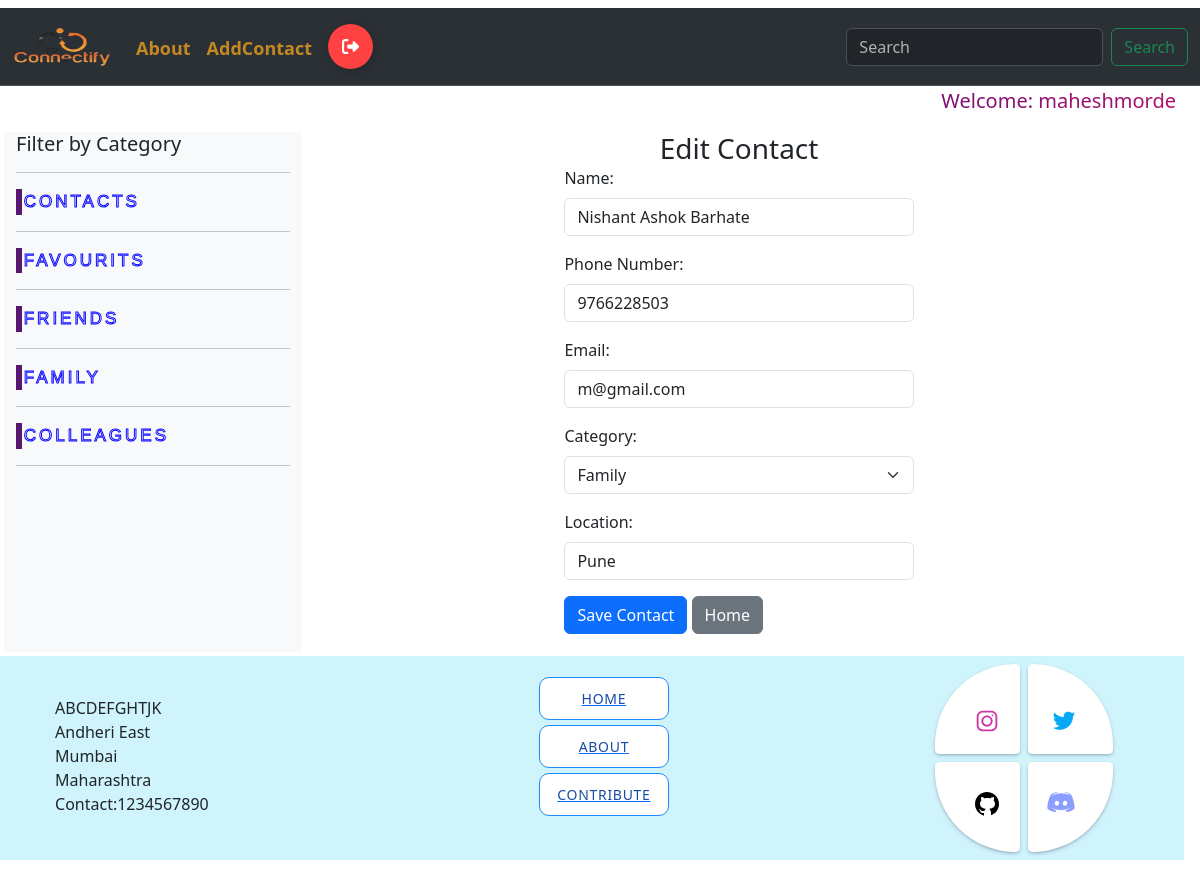
The app's page /edit_contact/29 (signed in) with its own data.
### connect/models.py (models this page shows, shortened)
class Contact(models.Model):
    cat_choice = [
        (1, "Friends"),
        (2, "Family"),
        (3, "Office")
    ]
    name = models.CharField(max_length=255, verbose_name="Name")
    phone_number = models.CharField(max_length=20, verbose_name="Phon Number")
    email = models.EmailField()
    addtoFva = models.BooleanField(default=False)
    category = models.IntegerField(choices=cat_choice, blank=True)
    location = models.CharField(max_length=255)
    uname = models.CharField(max_length=255)

### connect/views.py (the view, shortened to what this page needs)
# urls.py: path("edit_contact/<int:cid>", views.edit_Contact, name="edit_contact"),
@login_required
def edit_Contact(request,cid):
    Cont = Contact.objects.get(id=cid)
    return render(request, 'edit_contact.html', locals())

### connect/templates/edit_contact.html (shortened to what this page needs)
 {% include "header.html" %}
 <head>
</head>
<div class="row p-3">
    <div class="col-md-3 bg-light" style="min-height: 55vh; max-height: auto;">
        <h5>
            Filter by Category
        </h5>
        <hr>
        <a href="/home"><button class="button" data-text="Awesome">
            <span class="actual-text">&nbsp;Contacts&nbsp;</span>
            <span aria-hidden="true" class="hover-text">&nbsp;Contacts&nbsp;</span>
        </button></a> <hr>
        <a href="/fav"><button class="button" data-text="Awesome">
            <span class="actual-text">&nbsp;Favourits&nbsp;</span>
            <span aria-hidden="true" class="hover-text">&nbsp;Favourits&nbsp;</span>
        </button></a> <hr>
        <a href="/1"><button class="button" data-text="Awesome">
            <span class="actual-text">&nbsp;Friends&nbsp;</span>
            <span aria-hidden="true" class="hover-text">&nbsp;Friends&nbsp;</span>
        </button></a> <hr>
        <a href="/2"><button class="button" data-text="Awesome">
            <span class="actual-text">&nbsp;Family&nbsp;</span>
            <span aria-hidden="true" class="hover-text">&nbsp;Family&nbsp;</span>
        </button></a> <hr>
        <a href="/3"><button class="button" data-text="Awesome">
            <span class="actual-text">&nbsp;Colleagues&nbsp;</span>
            <span aria-hidden="true" class="hover-text">&nbsp;Colleagues&nbsp;</span>
        </button></a> <hr>
    </div>
    <div class="row col-md-4 justify-content-center p-10" style="margin-left: 20%;">
        <div style="margin-bottom: 5%;">
            <div>
                <div class="card-header">
                    <h3 class="card-title text-center">Edit Contact</h3>
                </div>
                <div>
                    <form method="POST" action="{% url 'edit_contact' cid=Cont.id%}" class="needs-validation" novalidate>
                        <div class="mb-3">
                            <label for="Name" class="form-label">Name:</label>
                            <input type="text" class="form-control" name="Name" value="{{Cont.name}}" required>
                        </div>
                        <div class="mb-3">
                            <label for="Number" class="form-label">Phone Number:</label>
                            <input type="text" class="form-control" name="Number" value="{{Cont.phone_number}}" required>
                        </div>
                        <div class="mb-3">
                            <label for="email" class="form-label">Email:</label>
                            <input type="email" class="form-control" name="email" value="{{Cont.email}}" required>
                        </div>
                        <div class="mb-3">
                            <label for="category" class="form-label">Category:</label>
                            <select class="form-select" name="category" required>
                                <option value="2" {% if Cont.category == 2 %}selected{% endif %}>Family</option>
                            </select>
                        </div>
                        <div class="mb-3">
                            <label for="Location" class="form-label">Location:</label>
                            <input type="text" class="form-control" name="Location" value="{{Cont.location}}" required>
                        </div>
                        <button type="submit" class="btn btn-primary">Save Contact</button>
                        <a href="/home" class="btn btn-secondary">Home</a>
                    </form>
                </div>
            </div>
        </div>
    </div>
    {% include "footer.html" %}
</div>

### connect/templates/header.html (shortened to what this page needs)
{% load static %}
<!DOCTYPE html>
<html lang="en">
<head>
    <link rel = "stylesheet" href="{% static 'css/bootstrap.min.css' %}">
    <link rel="stylesheet" href="https://cdn.jsdelivr.net/npm/bootstrap-icons@1.11.2/font/bootstrap-icons.min.css">
    <link rel="stylesheet" href="https://cdnjs.cloudflare.com/ajax/libs/font-awesome/6.0.0/css/all.min.css"
/>
</head>
<body>
  <div class="con">
    <div class="row">
        <div class="col-md-12 mt-2">
            <nav class="navbar navbar-expand-lg bg-body-tertiary navbar bg-dark border-bottom border-body" data-bs-theme="dark">
                <div class="container-fluid">
                  <a class="navbar-brand" href="/home"><img src="{% static 'images/app_crop_logo.png' %}" style="height: 40px; width: 100px;"></a>
                  <div class="collapse navbar-collapse" id="navbarSupportedContent">
                    <ul class="navbar-nav me-auto mb-2 mb-lg-0">
                      <li class="nav-item">
                        <a class="nav-link" href="{% url 'about' %}" style="font-weight: bold; font-size: large; margin-top: 11px; color: #c38822;">About</a>
                      </li>
                    <li class="nav-item">
                      <a class="nav-link" href="{% url 'add_contact' %}" style="font-weight: bold; font-size: large; margin-top: 11px; color: #c38822;">AddContact</a>
                    </li>
                    {% if user.is_authenticated %}
                    <li class="nav-item">
                      <a class="nav-link" href="/logout">
                        <button class="Btn-logout">
                          <div class="sign"></div>
                        </button>
                      </a>
                    </li>
                    {% endif %}
                    </ul>
                    <form class="d-flex" role="search" method="get" action="{% url 'search_contact' %}">
                      <input class="form-control me-2" name="searchfield" type="search" placeholder="Search" aria-label="Search">
                      <button class="btn btn-outline-success" type="submit">Search</button>
                    </form>
                  </div>
                </div>
              </nav>
        </div>
    </div>
</div>
<a style="margin-right: 2%; text-align: right; display: block; margin-left: auto;" class="animate-charcter">Welcome: {{ request.user.username }}</a>
</body>
</html>

### connect/templates/header.html (style rules this page uses)
.animate-charcter { background-image: linear-gradient( -225deg, #231557 0%, #44107a 29%, #ff1361 67%, #fff800 100% ); background-size: auto auto; background-clip: border-box; background-size: 200% auto; color: #fff; background-clip: text; -webkit-text-fill-color: transparent; -webkit-background-clip: text; -webkit-text-fill-color: transparent; animation: textclip 2s linear infinite; display: inline-block; font-size: 20px; }
.Btn-logout { display: flex; align-items: center; justify-content: flex-start; width: 45px; height: 45px; border: none; border-radius: 50%; cursor: pointer; position: relative; overflow: hidden; transition-duration: .3s; box-shadow: 2px 2px 10px rgba(0, 0, 0, 0.199); background-color: rgb(255, 65, 65); }
.sign { width: 100%; transition-duration: .3s; display: flex; align-items: center; justify-content: center; }
.sign svg { width: 17px; }

### connect/templates/edit_contact.html (style rules this page uses)
.button { margin: 0; height: auto; background: transparent; padding: 0; border: none; cursor: pointer; }
.button { --border-right: 6px; --text-stroke-color: rgba(4, 0, 255, 0.965); --animation-color: #58176f; --fs-size: 2em; letter-spacing: 3px; text-decoration: none; font-size: var(--fs-size); font-family: "Arial"; position: relative; text-transform: uppercase; color: transparent; -webkit-text-stroke: 1px var(--text-stroke-color); font-size: 17px }
.hover-text { position: absolute; box-sizing: border-box; content: attr(data-text); color: var(--animation-color); width: 0%; inset: 0; border-right: var(--border-right) solid var(--animation-color); overflow: hidden; transition: 0.5s; -webkit-text-stroke: 1px var(--animation-color); }

### records on screen
Contact: Name "Nishant Ashok Barhate", Number "9766228503", email "m@gmail.com", category "Family", Location "Pune"

### other values on screen
{{ request.user.username }} "maheshmorde"
